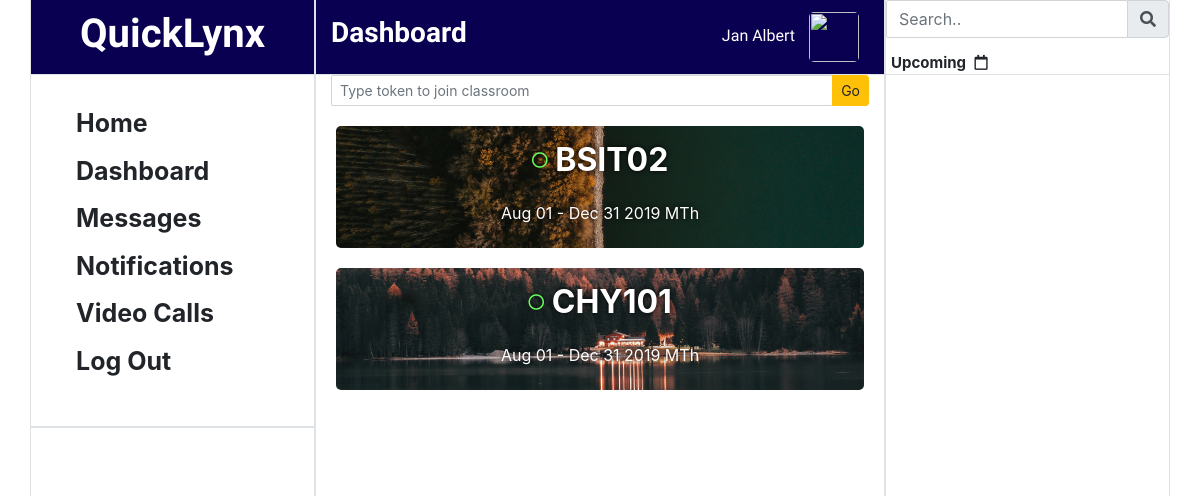
The page /dashboard/ (signed in) on the database its author committed.
### app/models.py (models this page shows, shortened)
class Student(models.Model):
    account = models.ForeignKey(Account, on_delete=models.CASCADE, blank=True, null=True)
    classroom = models.ManyToManyField(Classroom, blank=True)
    upvoted_post = models.ManyToManyField(Post, blank=True, related_name='upvoted_post_stud')
    downvoted_post = models.ManyToManyField(Post, blank=True, related_name='downvoted_post_stud')
    class Meta:
        db_table = "student"

class Account(models.Model):
    first_name = models.CharField(max_length=50)
    last_name = models.CharField(max_length=50, blank=True, null=True)
    school_id = models.CharField(max_length=50)
    propix = models.ImageField(upload_to='pictures', blank=True, null=True)
    login = models.ForeignKey(Login, on_delete=models.CASCADE)
    class Meta:
        db_table = 'account'

class Classroom(models.Model):
    room_name = models.CharField(max_length=50)
    time_start = models.TimeField(null=True)
    time_end = models.TimeField(null=True)
    days = models.CharField(max_length=10)
    date_start = models.DateField(null=True)
    date_end = models.DateField(null=True)
    year_start = models.CharField(max_length=4, null=True, blank=True)
    year_end = models.CharField(max_length=4, null=True, blank=True)
    semester = models.CharField(max_length=25, choices=semester_choices, default="1st Semester")
    headerpix = models.ImageField(upload_to="media", blank=True, null=True)
    invite_token = models.CharField(max_length=20, null=True, blank=True)
    class Meta:
        db_table = "Classroom"

### app/views.py (the view, shortened to what this page needs)
# urls.py: path('dashboard/', views.dashboard, name='dashboard'),
def dashboard(request):
    if request.session.is_empty():
        return redirect('/')
    email_session = request.session.get('email')
    if email_session == None:
        return redirect('/logout/')
    login = Login.objects.get(email=email_session)
    if login.category == "STUDENT":
        context = {
            'posts': Post.objects.all(),
            'events': Event.objects.all(),
            'account': Student.objects.select_related().get(account__login__email=email_session),
            'students': Student.objects.all(),
        }
    return render(request, 'dashboard.html', context)

### app/templates/dashboard.html (shortened to what this page needs)
<!DOCTYPE html>
<html lang="en">
<head>
    <link rel="stylesheet" href="https://stackpath.bootstrapcdn.com/bootstrap/4.3.1/css/bootstrap.min.css">
    <link rel="stylesheet" href="../static/css/style.css">
    <link rel="stylesheet" href="https://use.fontawesome.com/releases/v5.7.0/css/all.css">
</head>
<body onload="init()">
    <div class="container-fluid">
        <div class="container">
            <div class="row">
                <div class="col-3 border-right border-left" style="min-height: 100vh;">
                    <div class="row border-bottom text-center" style="min-height: 75px; background: rgb(10, 0, 81); color: white">
                        <div class="col">
                            <h1 style="margin-top: 10px;">QuickLynx</h1>
                        </div>
                    </div>
                    <div class="row sticky-top">
                        <div class="container border-bottom" style="padding: 20px;">
                            <div class="row">
                                <ul>
                                    <li class="links"><a href="/home/">Home</a></li>
                                    <li class="links"><a href="/dashboard/">Dashboard</a></li>
                                    <li class="links"><a href="#">Messages</a></li>
                                    <li class="links"><a href="#">Notifications</a></li>
                                    <li class="links"><a href="#">Video Calls</a></li>
                                    <li class="links"><a href="/logout/">Log Out</a></li>
                                </ul>
                            </div>
                        </div>
                        <div class="container border-top" style="padding: 20px;">
                        </div>
                    </div>
                </div>
                <div class="col-6 border-right border-left" style="min-height: 100vh;">
                    <div class="row border-bottom" style="min-height: 75px; background: rgb(10, 0, 81); color: white">
                        <div class="aligner col">
                            <h3>Dashboard</h3>
                            <span style="font-family: 'Fjalla One', sans-serif;">{{account.account.first_name}}
                                {%if account.account.propix|length == 0 %}
                                    <img src="https://kerrpanel.com/wp-content/uploads/2018/05/default_avatar-2.gif" alt="" style="object-fit: cover; border-radius: 5px; margin: 0 10px 0" height="50px" width="50px">
                                {%endif%}
                            </span>
                        </div>
                    </div>
                    {%if account.account.login.category == "STUDENT"%}
                    <div class="row text-center">
                        <form action="/joinclassroom/" class="col" method="POST">{%csrf_token%}
                            <div class="input-group">
                                <input type="text" class="form-control form-control-sm" name="token" placeholder="Type token to join classroom">
                                <div class="input-group-append">
                                    <button class="btn btn-warning btn-sm" type="submit">Go</button>
                                </div>
                            </div>
                        </form>
                    </div>
                    {%endif%}
                    {% now "Y-m-d" as todays_date%}
                    {%for classroom in account.classroom.all%}
                        <div class="row">
                            {% if classroom.headerpix|length > 0 %}
                                <div class="card-selector col text-center row-course" style="color: white; background: url({{classroom.headerpix.url}}); background-size: cover; background-position:center" onclick="location.href='/classroom/{{classroom.room_name}}'">
                            {%endif%}
                                <p style="text-shadow: 0 0 5px black;">{%if todays_date < classroom.date_end|date:"Y-m-d"%}<i class="far fa-circle" style="color: rgb(105, 255, 92); font-size: 1rem; vertical-align:5px"></i>{%else%}<i class="far fa-circle" style="color: rgb(255, 92, 92); font-size: 1rem; vertical-align:5px">{%endif%}</i>&nbsp;{{classroom.room_name}} <br><span style="font-size: 1rem; font-weight: lighter">{{classroom.date_start|date:"M d"}} - {{classroom.date_end|date:"M d Y"}} {{classroom.days}}</span></p>
                            </div>
                        </div>
                    {%endfor%}
                </div>
                <div class="col-3 border-right border-left text-center" style="min-height: 100vh;">
                    <div class="row border-bottom sticky-top" style="min-height: 75px;">
                        <form action="#" class="text-center">
                            <div class="input-group">
                                <input type="text" class="form-control" placeholder="Search..">
                                <div class="input-group-append">
                                    <span class="input-group-text"><i class="fas fa-search"></i></span>
                                </div>
                            </div>
                        </form>
                        <span class="links" style="margin: 0 5px 0;font-size: 15px; align-self:flex-end">Upcoming <i class="control-img far fa-calendar" title="Create Event"></i></span>
                    </div>
                </div>
            </div>
        </div>
    </div>
</body>
</html>

### app/static/css/style.css (style rules this page uses)
h3, h6, h1 { font-family: 'Fjalla One', sans-serif; font-weight: bolder; }
input { border:rgb(212, 212, 212) 1px solid !important; border-radius: 2px !important; }
.card-selector { margin: 20px 20px 20px; display: flex; align-items: center; justify-content: center; border-radius: 5px; transition: all 0.2s ease-in-out; color: black; padding-top: 10px; cursor: pointer; }
.card-selector p { font-size: xx-large; font-weight: 700; }
.row-course { margin-bottom: 0; }

### app/templates/dashboard.html (style rules this page uses)
body { margin: 0; }
li { list-style-type: none; }
.links { font-size: 25px; font-weight: bolder; margin: 10px 0 10px; }
li a { text-decoration: none !important; color: rgb(33,37, 41); transition: 0.1s; outline: 0; }
.control-img { margin: 0 5px 0; cursor: pointer; }
.aligner { display: flex; align-items: center; justify-content: space-between; }

### rows shown on the page
Student: account.first_name "Jan Albert"
Classroom: headerpix (picture), room_name "BSIT02", date_start "Aug 01", date_end "Dec 31 2019", days "MTh"
Classroom: headerpix (picture), room_name "CHY101", date_start "Aug 01", date_end "Dec 31 2019", days "MTh"
